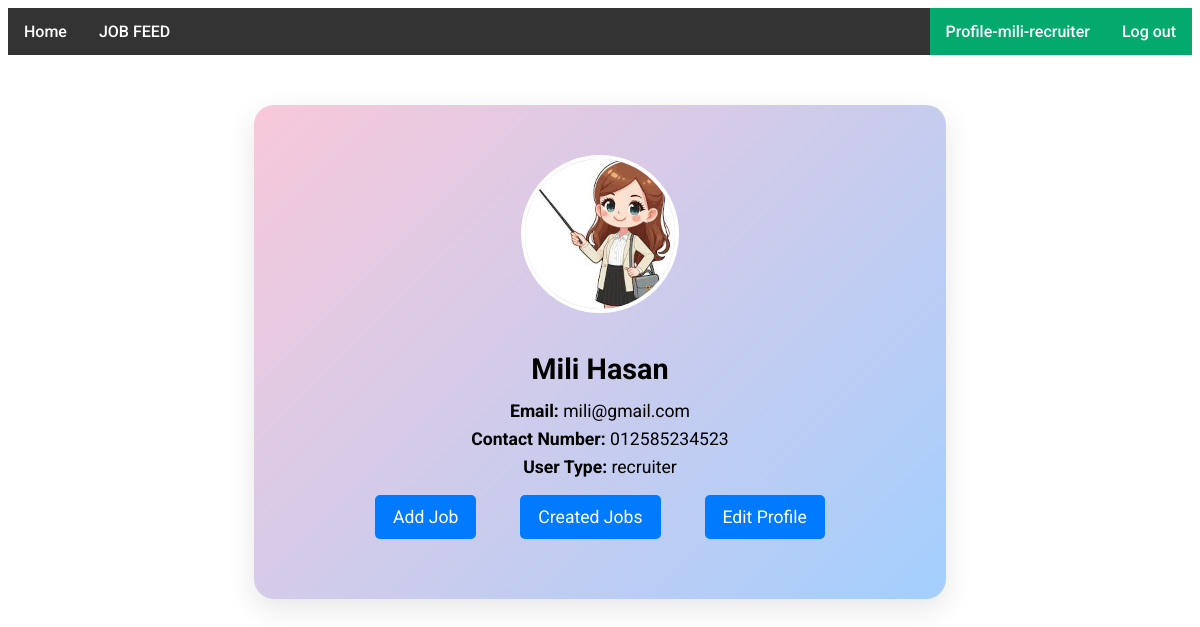
Screenshot of /ProfilePage/ (signed in) with the database file from the repository.
### myapp/models.py (models this page shows, shortened)
class customUser(AbstractUser):
    USER=[
        ('recruiter','Recruiter'),
        ('seeker','Seeker'),
    ]
    user_type=models.CharField(choices=USER,max_length=100,null=True)
    Profile_Pic=models.ImageField(upload_to='Media/Profile_Pic',null=True)
    contact_no=models.CharField(max_length=100,null=True)

### myproject/views.py (the view)
# urls.py: path("ProfilePage/", profilePage, name="profilePage"),
@login_required
def profilePage(request):
    return render(request,"profilePage.html")

### Template/profilePage.html (shortened to what this page needs)
{% extends 'base.html' %}
{% block body %}
<div class="profile-container">
    <div class="profile">
        <img src="/{{ user.Profile_Pic }}" alt="Profile Picture">
        <h2>{{ request.user.first_name }} {{ request.user.last_name }}</h2>
        <p><strong>Email:</strong> {{ request.user.email }}</p>
        <p><strong>Contact Number:</strong> {{ request.user.contact_no }}</p>
        <p><strong>User Type:</strong> {{ request.user.user_type }}</p>
    </div>
    {% if request.user.user_type == 'recruiter' %}
        <a href="{% url 'addjob' %}" class="action-link">Add Job</a>
        <a href="{% url 'createjob' %}" class="action-link">Created Jobs</a>
    {% endif %}
    <a href="{% url 'editProfile' %}" class="action-link">Edit Profile</a>
</div>
{% endblock body %}

### Template/base.html (shortened to what this page needs)
<!DOCTYPE html>
<html lang="en">
<head>
</head>
<body>
  {% include 'navbar.html' %}
  {% block body %}
  {% endblock body %}
</body>
</html>

### Template/navbar.html (shortened to what this page needs)
<ul>
  <li><a href=" {% url 'homePage' %} ">Home</a></li>
  <li><a href=" {% url 'jobfeed' %} ">JOB FEED</a></li>
  <li style="float:right"><a class="active" href=" {% url 'logoutPage' %} ">Log out</a></li>
  <li style="float:right"><a class="active" href=" {% url 'profilePage' %} ">Profile-{{ request.user.username }}-{{ request.user.user_type }}</a></li>
</ul>

### Template/base.html (style rules this page uses)
body { font-family: 'Roboto', sans-serif; }
ul { list-style-type: none; margin: 0; padding: 0; overflow: hidden; background-color: #333; }
li { float: left; }
li a { display: block; color: white; text-align: center; padding: 14px 16px; text-decoration: none; font-weight: 500; }
.active { background-color: #04AA6D; }

### Template/profilePage.html (style rules this page uses)
.profile-container { background: linear-gradient(135deg, #f8c8d9, #a3cffe); padding: 50px; border-radius: 20px; box-shadow: 0 10px 30px rgba(0, 0, 0, 0.1); width: 50%; text-align: center; margin: 50px auto; color: #333; }
.profile-container img { width: 150px; height: 150px; border-radius: 50%; margin-bottom: 20px; border: 4px solid #fff; transition: transform 0.3s ease; }
h2 { margin: 15px 0; font-size: 1.8em; color: #000; font-weight: bold; }
p { margin: 8px 0; color: #000; font-size: 1.1em; }
.action-link { display: inline-block; margin: 10px 20px; padding: 12px 18px; background-color: #007BFF; color: white; text-decoration: none; border-radius: 5px; transition: background-color 0.3s, transform 0.3s; font-size: 1.1em; }

### rows the page displays
customUser: user.username "mili", user.user_type "recruiter", Profile_Pic (picture), user.first_name "Mili", user.last_name "Hasan", user.email "mili@gmail.com", user.contact_no "012585234523"
